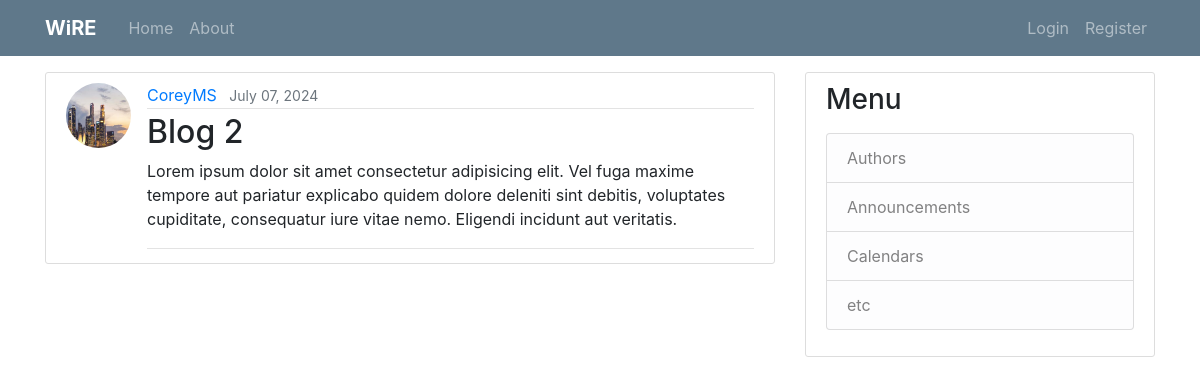
/post/5/, run on the app's committed database.
### wireium/models.py (models this page shows, shortened)
class post(models.Model):
    title = models.CharField(max_length=100)
    content = models.TextField()
    date_posted = models.DateTimeField(default=timezone.now)
    author = models.ForeignKey(User, on_delete=models.CASCADE)

### user/models.py (models this page shows, shortened)
class Profile(models.Model):
    user = models.OneToOneField(User, on_delete=models.CASCADE)
    image = models.ImageField(default="default.jpg", upload_to="profile_pics")

### wireium/views.py (the view)
# urls.py: path("post/<int:pk>/", PostDetailView.as_view(), name="post-detail"),
class PostDetailView(DetailView):
    model = post

### wireium/templates/wireium/post_detail.html (shortened to what this page needs)
{% extends "wireium/base_2.html" %}
{% block content %}
  <br><br><br>
  <article class="media content-section">
    <img class="rounded-circle article-img" src="{{ object.author.profile.image.url }}">
    <div class="media-body">
      <div class="article-metadata">
        <a class="mr-2" href="{% url 'user-post' object.author.username %}">{{ object.author }}</a>
        <small class="text-muted">{{ object.date_posted|date:"F d, Y" }}</small>
      </div>
      <h2 class="article-content">{{ object.title }}</h2>
      <p class="article-content">{{ object.content }}</p>
      <div class="article-metadata">
      </div>
    </div>
  </article>
{% endblock content %}

### wireium/static/wireium/main_2.css (style rules this page uses)
body { background: #fafafa; color: #333333; margin-top: 5rem; }
h1, h2, h3, h4, h5, h6 { color: #444444; }
.content-section { background: #ffffff; padding: 10px 20px; border: 1px solid #dddddd; border-radius: 3px; margin-bottom: 20px; }
.article-content { white-space: pre-line; }
.article-img { height: 65px; width: 65px; margin-right: 16px; }
.article-metadata { padding-bottom: 1px; margin-bottom: 4px; border-bottom: 1px solid #e3e3e3 }

### data on the page
post: author.profile.image (picture), author "CoreyMS", date_posted "July 07, 2024", title "Blog 2", content "Lorem ipsum dolor sit amet consectetur adipisicing elit. Vel fuga maxime tempore aut pariatur explicabo quidem dolore deleniti sint debitis, voluptates cupiditate, consequatur iure vitae nemo. Eligendi incidunt aut veritatis."
